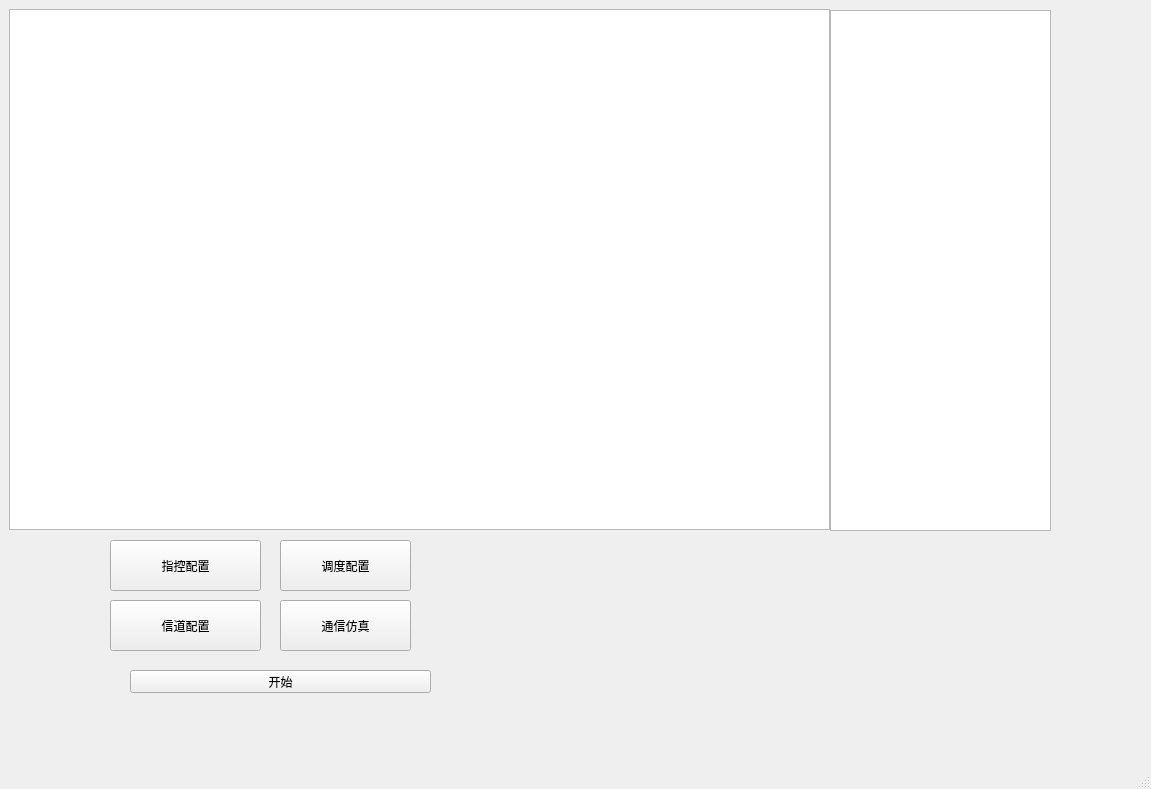
<?xml version="1.0" encoding="UTF-8"?>
<ui version="4.0">
 <class>MainWindow</class>
 <widget class="QMainWindow" name="MainWindow">
  <property name="geometry">
   <rect>
    <x>0</x>
    <y>0</y>
    <width>1151</width>
    <height>789</height>
   </rect>
  </property>
  <property name="windowTitle">
   <string>MainWindow</string>
  </property>
  <widget class="QWidget" name="centralwidget">
   <widget class="QGraphicsView" name="graphicsView">
    <property name="geometry">
     <rect>
      <x>9</x>
      <y>9</y>
      <width>821</width>
      <height>521</height>
     </rect>
    </property>
   </widget>
   <widget class="QPushButton" name="pushButton">
    <property name="geometry">
     <rect>
      <x>110</x>
      <y>540</y>
      <width>151</width>
      <height>51</height>
     </rect>
    </property>
    <property name="text">
     <string>指控配置</string>
    </property>
   </widget>
   <widget class="QPushButton" name="pushButton_3">
    <property name="geometry">
     <rect>
      <x>280</x>
      <y>540</y>
      <width>131</width>
      <height>51</height>
     </rect>
    </property>
    <property name="text">
     <string>调度配置</string>
    </property>
   </widget>
   <widget class="QPushButton" name="pushButton_2">
    <property name="geometry">
     <rect>
      <x>110</x>
      <y>600</y>
      <width>151</width>
      <height>51</height>
     </rect>
    </property>
    <property name="text">
     <string>信道配置</string>
    </property>
   </widget>
   <widget class="QPushButton" name="pushButton_4">
    <property name="geometry">
     <rect>
      <x>280</x>
      <y>600</y>
      <width>131</width>
      <height>51</height>
     </rect>
    </property>
    <property name="text">
     <string>通信仿真</string>
    </property>
   </widget>
   <widget class="QPushButton" name="pushButton_5">
    <property name="geometry">
     <rect>
      <x>130</x>
      <y>670</y>
      <width>301</width>
      <height>23</height>
     </rect>
    </property>
    <property name="text">
     <string>开始</string>
    </property>
   </widget>
   <widget class="QTextEdit" name="textEdit">
    <property name="geometry">
     <rect>
      <x>830</x>
      <y>10</y>
      <width>221</width>
      <height>521</height>
     </rect>
    </property>
   </widget>
  </widget>
  <widget class="QMenuBar" name="menubar">
   <property name="geometry">
    <rect>
     <x>0</x>
     <y>0</y>
     <width>1151</width>
     <height>23</height>
    </rect>
   </property>
  </widget>
  <widget class="QStatusBar" name="statusbar"/>
 </widget>
 <resources/>
 <connections/>
</ui>
